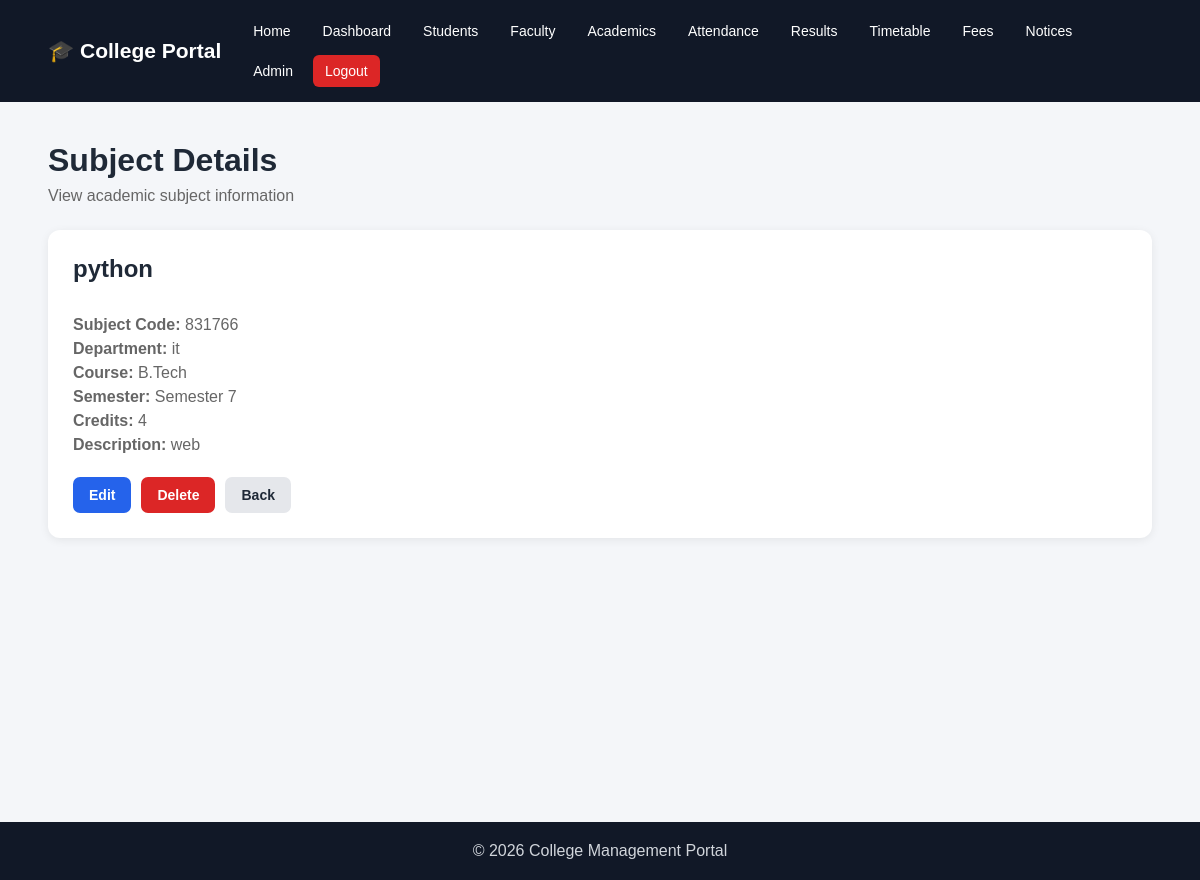
The page /academics/2/ (signed in) on the database its author committed.
### academics/models.py (models this page shows, shortened)
class Subject(models.Model):
    SEMESTER_CHOICES = [
        ('1', 'Semester 1'),
        ('2', 'Semester 2'),
        ('3', 'Semester 3'),
        ('4', 'Semester 4'),
        ('5', 'Semester 5'),
        ('6', 'Semester 6'),
        ('7', 'Semester 7'),
        ('8', 'Semester 8'),
    ]
    subject_code = models.CharField(
        max_length=20,
        unique=True
    )
    subject_name = models.CharField(
        max_length=150
    )
    department = models.CharField(
        max_length=100
    )
    course = models.CharField(
        max_length=100
    )
    semester = models.CharField(
        max_length=1,
        choices=SEMESTER_CHOICES
    )
    credits = models.IntegerField()
    description = models.TextField(
        blank=True
    )
    created_at = models.DateTimeField(
        auto_now_add=True
    )

### academics/views.py (the view)
@login_required
def subject_detail(request, pk):
    subject = get_object_or_404(
        Subject,
        pk=pk
    )
    return render(
        request,
        'academics/subject_detail.html',
        {
            'subject': subject
        }
    )

### templates/academics/subject_detail.html (shortened to what this page needs)
{% extends 'base.html' %}
{% block content %}
<div class="page-header">
    <div>
        <h1>Subject Details</h1>
        <p>View academic subject information</p>
    </div>
</div>
<div class="card">
    <h2>
        {{ subject.subject_name }}
    </h2>
    <br>
    <p>
        <strong>Subject Code:</strong>
        {{ subject.subject_code }}
    </p>
    <p>
        <strong>Department:</strong>
        {{ subject.department }}
    </p>
    <p>
        <strong>Course:</strong>
        {{ subject.course }}
    </p>
    <p>
        <strong>Semester:</strong>
        {{ subject.get_semester_display }}
    </p>
    <p>
        <strong>Credits:</strong>
        {{ subject.credits }}
    </p>
    <p>
        <strong>Description:</strong>
        {{ subject.description|default:"No description available." }}
    </p>
    <div class="form-buttons">
        <a
            href="{% url 'subject_update' subject.pk %}"
            class="btn-primary">
            Edit
        </a>
        <a
            href="{% url 'subject_delete' subject.pk %}"
            class="btn-danger">
            Delete
        </a>
        <a
            href="{% url 'academics_home' %}"
            class="btn-secondary">
            Back
        </a>
    </div>
</div>
{% endblock %}

### static/css/style.css (style rules this page uses)
* { margin: 0; padding: 0; box-sizing: border-box; }
body { font-family: Arial, sans-serif; background: #f5f7fb; color: #222; }
.card { background: white; padding: 25px; border-radius: 12px; box-shadow: 0 3px 15px rgba(0, 0, 0, 0.08); }
.card h2 { margin-bottom: 12px; }
.card p { color: #666; line-height: 1.5; }
.page-header { display: flex; justify-content: space-between; align-items: center; margin: 40px 0 25px; }
.page-header h1 { font-size: 32px; margin-bottom: 8px; }
.page-header p { color: #666; }
.form-buttons { margin-top: 25px; display: flex; gap: 10px; flex-wrap: wrap; }
.btn-primary, .btn-secondary, .btn-danger { display: inline-block; padding: 11px 20px; border-radius: 6px; text-decoration: none; border: none; cursor: pointer; font-size: 15px; font-weight: bold; }
.btn-primary { background: #2563eb; color: white; }
.btn-secondary { background: #64748b; color: white; }
.btn-danger { background: #dc2626; color: white; }
* { box-sizing: border-box; }
body { margin: 0; font-family: Arial, Helvetica, sans-serif; background: #f4f6f9; color: #1f2937; }
a { text-decoration: none; }
.card { background: white; border-radius: 12px; padding: 25px; margin-bottom: 25px; box-shadow: 0 2px 10px rgba(0, 0, 0, 0.07); }
.card h1, .card h2, .card h3 { margin-top: 0; }
.btn-primary, .btn-secondary, .btn-danger { display: inline-block; border: none; padding: 10px 16px; border-radius: 7px; cursor: pointer; font-size: 14px; font-weight: 600; }
.btn-secondary { background: #e5e7eb; color: #1f2937; }
.form-buttons { display: flex; gap: 10px; margin-top: 20px; }

### rows shown on the page
Subject: subject_name "python", subject_code "831766", department "it", course "B.Tech", semester "Semester 7", credits "4", description "web"
